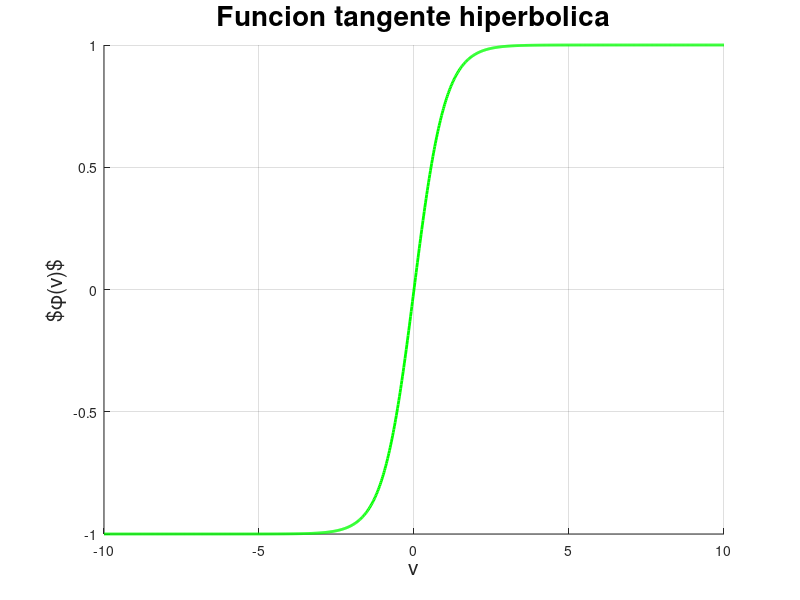

The MATLAB source for this figure:
% Ian Mu;oz Nu;ez - Funcion 'Tangente Hiperbolica'

close all
clear
clc

v = linspace(-10, 10, 1000); % Variable independiente

phi = tanh(v); % Funcion o variable dependiente

figure(1)
hold on
grid on

plot(v, phi, 'g-', 'LineWidth', 2)

title("Funcion tangente hiperbolica", 'FontSize', 20)
xlabel('v', 'FontSize', 15)
ylabel('$\phi(v)$', 'FontSize', 15)

